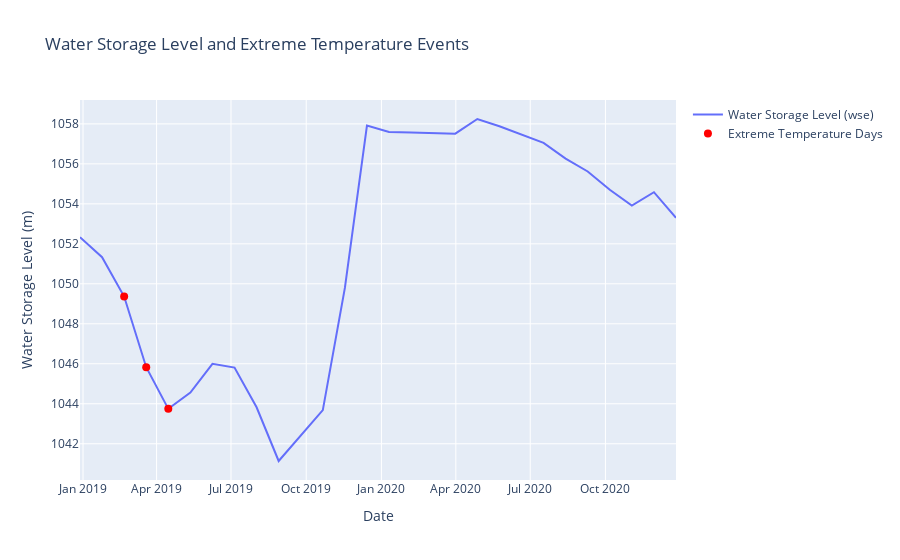

Notebook source saved alongside this figure:
### Code cell
import plotly.graph_objects as go
import pandas as pd

# Calculate 90th percentile temperature as threshold for extreme temperature
temp_threshold = merged_df['temperature_C'].quantile(0.9)

# Create a new column for extreme temperature days
merged_df['extreme_temp'] = merged_df['temperature_C'] >= temp_threshold

# Sort dataframe by datetime
merged_df = merged_df.sort_values('datetime')

# Plot water storage level over time
fig = go.Figure()

# Water storage line
fig.add_trace(go.Scatter(
    x=merged_df['datetime'],
    y=merged_df['wse'],
    mode='lines',
    name='Water Storage Level (wse)'
))

# Highlight points with extreme temperature
fig.add_trace(go.Scatter(
    x=merged_df.loc[merged_df['extreme_temp'], 'datetime'],
    y=merged_df.loc[merged_df['extreme_temp'], 'wse'],
    mode='markers',
    marker=dict(color='red', size=8),
    name='Extreme Temperature Days'
))

fig.update_layout(
    title='Water Storage Level and Extreme Temperature Events',
    xaxis_title='Date',
    yaxis_title='Water Storage Level (m)',
    hovermode='x unified'
)

fig.show()

### Figure 1 — Plotly figure (JSON) as saved in the notebook; plotly's stock layout.template omitted (floating-point values rounded to 4 significant figures)
{"data": [{"mode": "lines", "name": "Water Storage Level (wse)", "type": "scatter", "x": ["2018-12-28T07:29:44.000000000", "2019-01-24T07:29:45.000000000", "2019-02-20T07:29:46.000000000", "2019-03-19T07:29:50.000000000", "2019-04-15T07:29:51.000000000", "2019-05-12T07:29:50.000000000", "2019-06-08T07:29:44.000000000", "2019-07-05T07:29:45.000000000", "2019-08-01T07:29:47.000000000", "2019-08-28T07:29:46.000000000", "2019-10-21T07:29:42.000000000", "2019-11-17T07:29:47.000000000", "2019-12-14T07:29:47.000000000", "2020-01-10T07:29:46.000000000", "2020-02-06T07:29:43.000000000", "2020-03-31T07:29:48.000000000", "2020-04-27T07:29:51.000000000", "2020-05-24T07:29:53.000000000", "2020-07-17T07:29:58.000000000", "2020-08-13T07:29:58.000000000", "2020-09-09T07:29:57.000000000", "2020-10-06T07:29:53.000000000", "2020-11-02T07:29:58.000000000", "2020-11-29T07:29:59.000000000", "2020-12-26T07:29:58.000000000"], "y": [1052.0, 1051.0, 1049.0, 1046.0, 1044.0, 1045.0, 1046.0, 1046.0, 1044.0, 1041.0, 1044.0, 1050.0, 1058.0, 1058.0, 1058.0, 1058.0, 1058.0, 1058.0, 1057.0, 1056.0, 1056.0, 1055.0, 1054.0, 1055.0, 1053.0]}, {"marker": {"color": "red", "size": 8}, "mode": "markers", "name": "Extreme Temperature Days", "type": "scatter", "x": ["2019-02-20T07:29:46.000000000", "2019-03-19T07:29:50.000000000", "2019-04-15T07:29:51.000000000"], "y": [1049.0, 1046.0, 1044.0]}], "layout": {"hovermode": "x unified", "title": {"text": "Water Storage Level and Extreme Temperature Events"}, "xaxis": {"title": {"text": "Date"}}, "yaxis": {"title": {"text": "Water Storage Level (m)"}}}}
